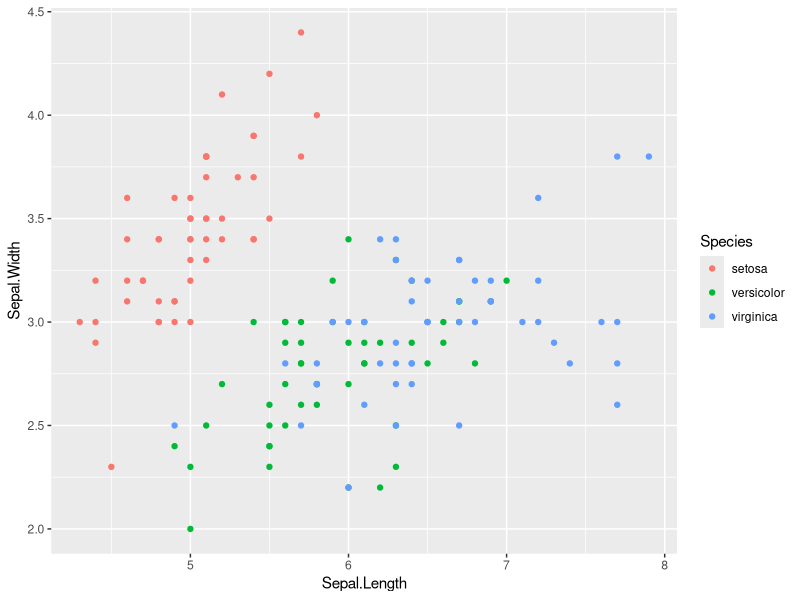
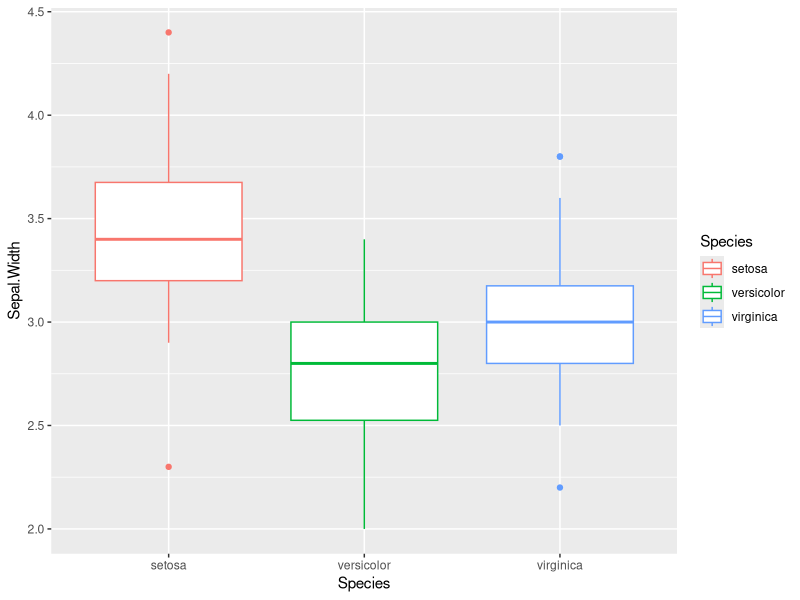

The R script that drew these images, in order:
## ---- fig.height=2-------------------------------------------------------
suppressPackageStartupMessages(library(ggplot2))
data("iris")

ggplot(iris, aes(Sepal.Length, Sepal.Width, color = Species)) +
  geom_point()


## ---- echo=FALSE, fig.height=2-------------------------------------------
ggplot(iris, aes(Species, Sepal.Width, color = Species)) +
  geom_boxplot()

